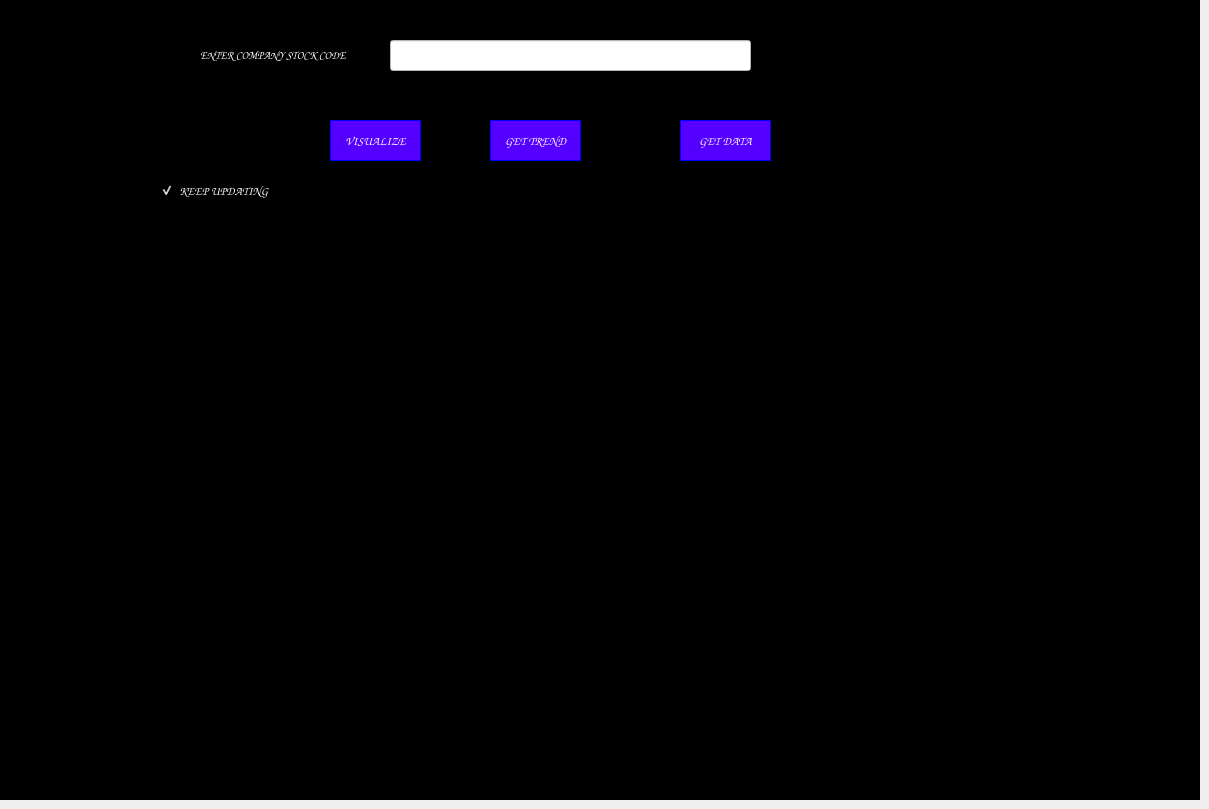
    <widget class="QWidget" name="tab_2">
     <attribute name="title">
      <string>LIVE</string>
     </attribute>
     <widget class="QWidget" name="widget_5" native="true">
      <property name="geometry">
       <rect>
        <x>0</x>
        <y>0</y>
        <width>1200</width>
        <height>800</height>
       </rect>
      </property>
      <property name="styleSheet">
       <string notr="true">background-color:rgb(75, 0, 130);
background-color: rgb(0, 0, 0);</string>
      </property>
      <widget class="QLabel" name="label1_3">
       <property name="geometry">
        <rect>
         <x>200</x>
         <y>40</y>
         <width>181</width>
         <height>31</height>
        </rect>
       </property>
       <property name="font">
        <font>
         <family>Comic Sans MS</family>
         <pointsize>8</pointsize>
         <weight>75</weight>
         <italic>true</italic>
         <bold>true</bold>
        </font>
       </property>
       <property name="styleSheet">
        <string notr="true"/>
       </property>
       <property name="text">
        <string>&lt;html&gt;&lt;head/&gt;&lt;body&gt;&lt;p&gt;&lt;span style=&quot; color:#ffffff;&quot;&gt;ENTER COMPANY STOCK CODE&lt;/span&gt;&lt;/p&gt;&lt;/body&gt;&lt;/html&gt;</string>
       </property>
      </widget>
      <widget class="QLineEdit" name="lineEditlive">
       <property name="geometry">
        <rect>
         <x>390</x>
         <y>40</y>
         <width>361</width>
         <height>31</height>
        </rect>
       </property>
       <property name="styleSheet">
        <string notr="true">background-color: rgb(255, 255, 255);</string>
       </property>
      </widget>
      <widget class="QCheckBox" name="test1">
       <property name="geometry">
        <rect>
         <x>160</x>
         <y>170</y>
         <width>151</width>
         <height>41</height>
        </rect>
       </property>
       <property name="font">
        <font>
         <family>Comic Sans MS</family>
         <weight>75</weight>
         <italic>true</italic>
         <bold>true</bold>
        </font>
       </property>
       <property name="styleSheet">
        <string notr="true">color: white;</string>
       </property>
       <property name="text">
        <string>KEEP UPDATING</string>
       </property>
       <property name="checked">
        <bool>true</bool>
       </property>
      </widget>
      <widget class="QPushButton" name="pushButtoncd">
       <property name="geometry">
        <rect>
         <x>680</x>
         <y>120</y>
         <width>91</width>
         <height>41</height>
        </rect>
       </property>
       <property name="font">
        <font>
         <family>Comic Sans MS</family>
         <weight>75</weight>
         <italic>true</italic>
         <bold>true</bold>
        </font>
       </property>
       <property name="styleSheet">
        <string notr="true">background-color: rgb(85, 0, 255);
color:white;
padding:10px;
content:10px;
border: 1px solid blue;
</string>
       </property>
       <property name="text">
        <string>GET DATA</string>
       </property>
      </widget>
      <widget class="QPushButton" name="btnadd">
       <property name="geometry">
        <rect>
         <x>330</x>
         <y>120</y>
         <width>91</width>
         <height>41</height>
        </rect>
       </property>
       <property name="font">
        <font>
         <family>Comic Sans MS</family>
         <weight>75</weight>
         <italic>true</italic>
         <bold>true</bold>
        </font>
       </property>
       <property name="styleSheet">
        <string notr="true">background-color: rgb(85, 0, 255);
color:white;
padding:10px;
content:10px;
border: 1px solid blue;
</string>
       </property>
       <property name="text">
        <string>VISUALIZE</string>
       </property>
      </widget>
      <widget class="QTableView" name="tableViewcd">
       <property name="geometry">
        <rect>
         <x>830</x>
         <y>10</y>
         <width>351</width>
         <height>231</height>
        </rect>
       </property>
       <property name="styleSheet">
        <string notr="true">background-color: rgb(0, 0, 0);
alternate-background-color: rgb(85, 0, 127);
color:white;</string>
       </property>
       <property name="alternatingRowColors">
        <bool>true</bool>
       </property>
       <attribute name="horizontalHeaderShowSortIndicator" stdset="0">
        <bool>false</bool>
       </attribute>
       <attribute name="horizontalHeaderStretchLastSection">
        <bool>true</bool>
       </attribute>
       <attribute name="verticalHeaderStretchLastSection">
        <bool>false</bool>
       </attribute>
      </widget>
      <widget class="PlotWidget" name="test" native="true">
       <property name="geometry">
        <rect>
         <x>20</x>
         <y>260</y>
         <width>500</width>
         <height>300</height>
        </rect>
       </property>
      </widget>
      <widget class="MplWidget" name="MplWidgetlive" native="true">
       <property name="geometry">
        <rect>
         <x>549</x>
         <y>259</y>
         <width>601</width>
         <height>311</height>
        </rect>
       </property>
       <property name="font">
        <font>
         <family>Comic Sans MS</family>
         <italic>true</italic>
        </font>
       </property>
      </widget>
      <widget class="QPushButton" name="btnadd2">
       <property name="geometry">
        <rect>
         <x>490</x>
         <y>120</y>
         <width>91</width>
         <height>41</height>
        </rect>
       </property>
       <property name="font">
        <font>
         <family>Comic Sans MS</family>
         <weight>75</weight>
         <italic>true</italic>
         <bold>true</bold>
        </font>
       </property>
       <property name="styleSheet">
        <string notr="true">background-color: rgb(85, 0, 255);
color:white;
padding:10px;
content:10px;
border: 1px solid blue;
</string>
       </property>
       <property name="text">
        <string>GET TREND</string>
       </property>
      </widget>
      <widget class="QLabel" name="qplabel">
       <property name="geometry">
        <rect>
         <x>370</x>
         <y>190</y>
         <width>111</width>
         <height>20</height>
        </rect>
       </property>
       <property name="font">
        <font>
         <family>Times New Roman</family>
         <pointsize>12</pointsize>
         <weight>50</weight>
         <bold>false</bold>
        </font>
       </property>
       <property name="text">
        <string/>
       </property>
      </widget>
      <widget class="QLabel" name="ndlabel">
       <property name="geometry">
        <rect>
         <x>520</x>
         <y>190</y>
         <width>111</width>
         <height>20</height>
        </rect>
       </property>
       <property name="font">
        <font>
         <family>Times New Roman</family>
         <pointsize>12</pointsize>
         <weight>50</weight>
         <bold>false</bold>
        </font>
       </property>
       <property name="text">
        <string/>
       </property>
      </widget>
      <widget class="QLabel" name="nplabel">
       <property name="geometry">
        <rect>
         <x>610</x>
         <y>190</y>
         <width>111</width>
         <height>20</height>
        </rect>
       </property>
       <property name="font">
        <font>
         <family>Times New Roman</family>
         <pointsize>12</pointsize>
         <weight>50</weight>
         <bold>false</bold>
        </font>
       </property>
       <property name="text">
        <string/>
       </property>
      </widget>
     </widget>
    </widget>
